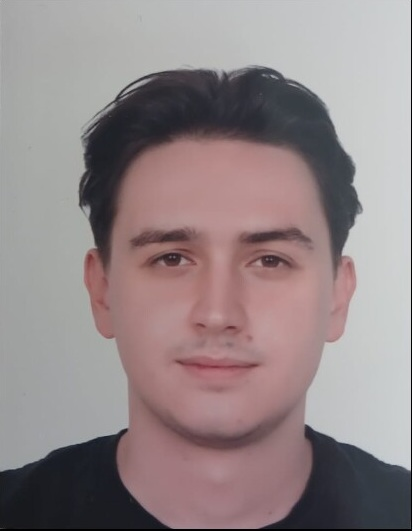
#> input picture test.jpg, 413 x 531 px
$ jupyter execute --allow-errors project.ipynb
#> lines starting #> are read from the running program, lines starting #| are printed output that depends on the picture; after the words box and inside, x2 and y2 are one past the last pixel; in counts of white or black regions, pixels touching at a corner belong together
[cell 1]
import pandas as pd
import numpy as np

url = "https://archive.ics.uci.edu/ml/machine-learning-databases/heart-disease/processed.cleveland.data"

columns = ['age', 'sex', 'cp', 'trestbps', 'chol', 'fbs', 'restecg',
           'thalach', 'exang', 'oldpeak', 'slope', 'ca', 'thal', 'target']

#> (the rest of this cell did not finish here and is left out)

#> (a cell that did not finish here is left out)

[cell 3]
from sklearn.model_selection import train_test_split

#> (the rest of this cell did not finish here and is left out)

[cell 4]
from sklearn.metrics import confusion_matrix, classification_report
import matplotlib.pyplot as plt
import seaborn as sns

#> (the rest of this cell did not finish here and is left out)

[cell 5]
import cv2
import matplotlib.pyplot as plt


face_cascade = cv2.CascadeClassifier(cv2.data.haarcascades + 'haarcascade_frontalface_default.xml')

image_path = 'test.jpg'
img = cv2.imread(image_path)
#> img is the input picture: shape (531, 413, 3); mean B, G, R 136.5, 135, 147.7

if img is None:
    print("Error: Image file error")
else:

    gray = cv2.cvtColor(img, cv2.COLOR_BGR2GRAY)
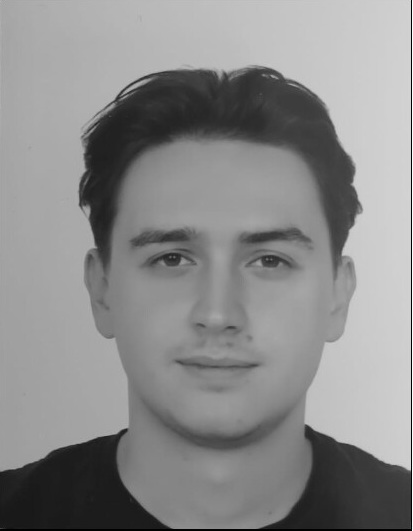
#> gray: shape (531, 413); min 0, max 255, mean 139

    faces = face_cascade.detectMultiScale(gray, 1.1, 4)
#> faces = [[85, 155, 271, 271]]

    for (x, y, w, h) in faces:
        cv2.rectangle(img, (x, y), (x+w, y+h), (255, 0, 0), 2)
#> this loop made 1 pass
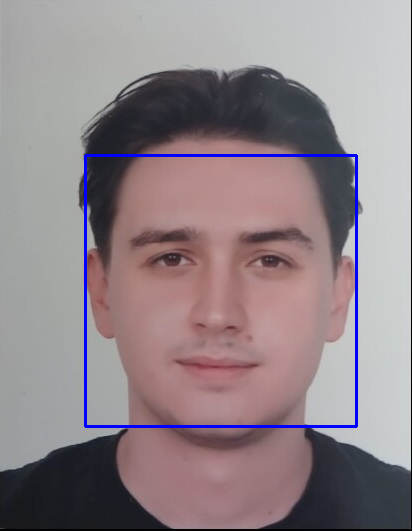
#> img: shape (531, 413, 3); 1.48% of pixels changed, all inside (x1, y1, x2, y2) = (84, 154, 358, 428)

    plt.imshow(cv2.cvtColor(img, cv2.COLOR_BGR2RGB))
    plt.axis('off')
    plt.title("Pattern Recognition: OpenCV Facial Detection")
    plt.show()
